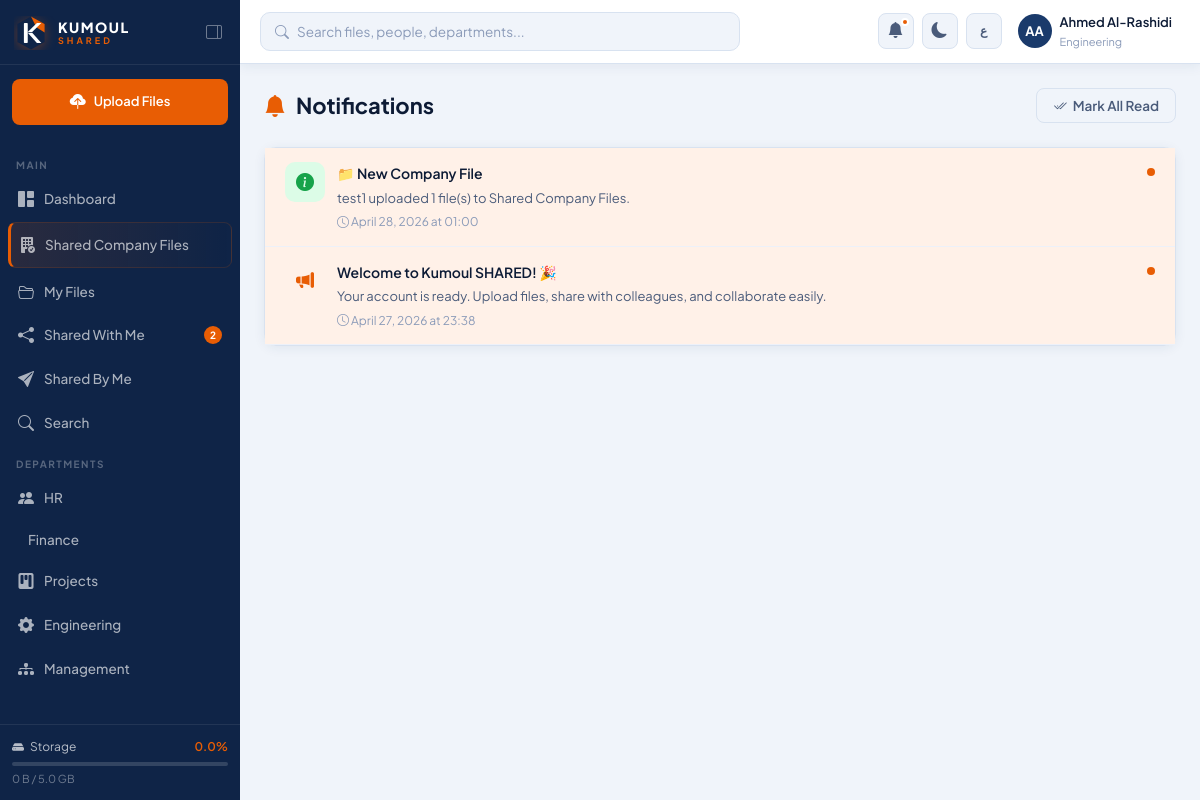
The app's page /notifications (signed in) with its own data.
### app/models.py (models this page shows, shortened)
class User(UserMixin, db.Model):
    __tablename__ = 'users'
    id = db.Column(db.Integer, primary_key=True)
    username = db.Column(db.String(80), unique=True, nullable=False)
    email = db.Column(db.String(120), unique=True, nullable=False)
    full_name = db.Column(db.String(150), nullable=False)
    full_name_ar = db.Column(db.String(150))
    department = db.Column(db.String(100), nullable=False, default='General')
    role = db.Column(db.String(20), nullable=False, default='employee')
    password_hash = db.Column(db.String(256), nullable=False)
    is_active = db.Column(db.Boolean, default=True)
    avatar_color = db.Column(db.String(20), default='#1a3a6b')
    storage_used = db.Column(db.BigInteger, default=0)
    storage_limit = db.Column(db.BigInteger, default=5 * 1024 * 1024 * 1024)
    created_at = db.Column(db.DateTime, default=datetime.utcnow)
    last_login = db.Column(db.DateTime)
    theme = db.Column(db.String(10), default='light')
    language = db.Column(db.String(5), default='en')
    files = db.relationship('File', backref='owner', lazy='dynamic', foreign_keys='File.owner_id')
    folders = db.relationship('Folder', backref='owner', lazy='dynamic', foreign_keys='Folder.owner_id')
    notifications = db.relationship('Notification', backref='user', lazy='dynamic')
    sent_shares = db.relationship('FileShare', backref='sender', lazy='dynamic', foreign_keys='FileShare.sender_id')
    received_shares = db.relationship('FileShare', backref='recipient', lazy='dynamic', foreign_keys='FileShare.recipient_id')
    def get_initials(self):
        parts = self.full_name.split()
        if len(parts) >= 2:
            return parts[0][0].upper() + parts[-1][0].upper()
        return self.full_name[:2].upper()
    def storage_percent(self):
        if self.storage_limit == 0:
            return 0
        return min(100, round((self.storage_used / self.storage_limit) * 100, 1))

class Notification(db.Model):
    __tablename__ = 'notifications'
    id = db.Column(db.Integer, primary_key=True)
    user_id = db.Column(db.Integer, db.ForeignKey('users.id'), nullable=False)
    title = db.Column(db.String(200), nullable=False)
    message = db.Column(db.String(500))
    type = db.Column(db.String(50), default='info')
    link = db.Column(db.String(300))
    is_read = db.Column(db.Boolean, default=False)
    created_at = db.Column(db.DateTime, default=datetime.utcnow)
    related_file_id = db.Column(db.Integer, db.ForeignKey('files.id'), nullable=True)

### app/routes/search.py (the view)
@notifications_bp.route('/notifications')
@login_required
def list_notifications():
    notifs = Notification.query.filter_by(user_id=current_user.id)\
        .order_by(Notification.created_at.desc()).limit(50).all()
    Notification.query.filter_by(user_id=current_user.id, is_read=False).update({'is_read': True})
    db.session.commit()
    return render_template('dashboard/notifications.html', notifications=notifs)

### app/__init__.py (called while the page is built)
def _fmt_bytes(size):
    if not size:
        return '0 B'
    for unit in ['B', 'KB', 'MB', 'GB', 'TB']:
        if size < 1024:
            return f"{size:.1f} {unit}"
        size /= 1024
    return f"{size:.1f} TB"

### app/models.py (called while the page is built)
@login_manager.user_loader
def load_user(user_id):
    return User.query.get(int(user_id))

### app/templates/dashboard/notifications.html (shortened to what this page needs)
{% extends 'base.html' %}
{% block content %}
<div class="page-header">
  <div class="page-title"><i class="bi bi-bell-fill"></i> Notifications</div>
  <form method="POST" action="{{ url_for('notifications.mark_all_read') }}">
    <button type="submit" class="btn btn-outline"><i class="bi bi-check2-all"></i> Mark All Read</button>
  </form>
</div>
<div class="card">
  {% if notifications %}
    {% for notif in notifications %}
    <div class="notif-item {% if not notif.is_read %}unread{% endif %}"
         style="display:flex;gap:12px;padding:14px 20px;border-bottom:1px solid var(--border-light);text-decoration:none;color:var(--text)"
         {% if notif.link %}onclick="window.location='{{ notif.link }}'"{% endif %}
         style="cursor:{% if notif.link %}pointer{% else %}default{% endif %}">
      <div class="notif-icon {{ notif.type }}" style="width:40px;height:40px;border-radius:10px;display:flex;align-items:center;justify-content:center;font-size:18px;flex-shrink:0">
        <i class="bi bi-{{ 'share-fill' if notif.type == 'share' else 'megaphone-fill' if notif.type == 'announcement' else 'info-circle-fill' }}"></i>
      </div>
      <div style="flex:1;min-width:0">
        <div style="font-weight:600;font-size:14px;margin-bottom:3px">{{ notif.title }}</div>
        {% if notif.message %}<div style="font-size:13px;color:var(--text-2)">{{ notif.message }}</div>{% endif %}
        <div style="font-size:12px;color:var(--text-3);margin-top:4px">
          <i class="bi bi-clock"></i> {{ notif.created_at.strftime('%B %d, %Y at %H:%M') }}
        </div>
      </div>
      {% if not notif.is_read %}
      <div style="width:8px;height:8px;background:var(--orange);border-radius:50%;flex-shrink:0;margin-top:6px"></div>
      {% endif %}
    </div>
    {% endfor %}
  {% else %}
  <div class="empty-state">
    <i class="bi bi-bell-slash"></i>
    <h3>No notifications</h3>
    <p>You're all caught up!</p>
  </div>
  {% endif %}
</div>
{% endblock %}

### app/templates/base.html (shortened to what this page needs)
<!DOCTYPE html>
<html lang="{{ current_user.language if current_user.is_authenticated else 'en' }}"
      dir="{{ 'rtl' if (current_user.is_authenticated and current_user.language == 'ar') else 'ltr' }}"
      data-theme="{{ current_user.theme if current_user.is_authenticated else 'light' }}">
<head>
  <link href="https://cdn.jsdelivr.net/npm/bootstrap-icons@1.11.3/font/bootstrap-icons.css" rel="stylesheet">
  <link rel="stylesheet" href="{{ url_for('static', filename='css/main.css') }}">
</head>
<body>
{% if current_user.is_authenticated %}
<div class="sidebar" id="sidebar">
  <div class="sidebar-brand">
    <a href="{{ url_for('dashboard.home') }}" class="brand-logo-link">
      <div class="brand-logo-full">
        <div class="brand-text">
          <span class="brand-name">KUMOUL</span>
          <span class="brand-sub">SHARED</span>
        </div>
      </div>
    </a>
    <button class="sidebar-toggle-btn" id="sidebarToggle" title="Toggle sidebar">
      <i class="bi bi-layout-sidebar-reverse"></i>
    </button>
  </div>
  <div class="sidebar-quick-upload">
    <a href="{{ url_for('files.upload') }}" class="btn-quick-upload">
      <i class="bi bi-cloud-upload-fill"></i>
      <span>Upload Files</span>
    </a>
  </div>
  <nav class="sidebar-nav">
    <div class="nav-section-label">Main</div>
    <a href="{{ url_for('dashboard.home') }}"
       class="nav-link {% if request.endpoint == 'dashboard.home' %}active{% endif %}">
      <i class="bi bi-grid-1x2-fill"></i><span>Dashboard</span>
    </a>
    <a href="{{ url_for('company.index') }}"
       class="nav-link nav-link-company {% if 'company.' in (request.endpoint or '') %}active{% endif %}">
      <i class="bi bi-building-fill-check"></i>
      <span>Shared Company Files</span>
    </a>
    <a href="{{ url_for('files.list_files') }}"
       class="nav-link {% if request.endpoint in ['files.list_files','files.upload','files.view_file'] %}active{% endif %}">
      <i class="bi bi-folder2-open"></i><span>My Files</span>
    </a>
    <a href="{{ url_for('sharing.shared_with_me') }}"
       class="nav-link {% if request.endpoint == 'sharing.shared_with_me' %}active{% endif %}">
      <i class="bi bi-share-fill"></i>
      <span>Shared With Me</span>
      {% if unread_notifications > 0 %}
      <span class="nav-badge">{{ unread_notifications }}</span>
      {% endif %}
    </a>
    <a href="{{ url_for('sharing.shared_by_me') }}"
       class="nav-link {% if request.endpoint == 'sharing.shared_by_me' %}active{% endif %}">
      <i class="bi bi-send-fill"></i><span>Shared By Me</span>
    </a>
    <a href="{{ url_for('search.search') }}"
       class="nav-link {% if request.endpoint == 'search.search' %}active{% endif %}">
      <i class="bi bi-search"></i><span>Search</span>
    </a>
    <div class="nav-section-label">Departments</div>
    {% set dept_icons = {'HR':'people','Finance':'cash-stack','Projects':'kanban','Engineering':'gear','Management':'diagram-3'} %}
    {% for dept in ['HR','Finance','Projects','Engineering','Management'] %}
    <a href="{{ url_for('files.list_files', dept=dept) }}"
       class="nav-link {% if request.args.get('dept') == dept %}active{% endif %}">
      <i class="bi bi-{{ dept_icons[dept] }}-fill"></i>
      <span>{{ dept }}</span>
    </a>
    {% endfor %}
  </nav>
  <div class="sidebar-footer">
    <div class="storage-widget">
      <div class="storage-header">
        <i class="bi bi-hdd-fill"></i>
        <span>Storage</span>
        <span class="storage-percent">{{ current_user.storage_percent() }}%</span>
      </div>
      <div class="storage-bar">
      </div>
      <div class="storage-detail">
        {{ format_bytes(current_user.storage_used) }} / {{ format_bytes(current_user.storage_limit) }}
      </div>
    </div>
  </div>
</div>
<div class="main-wrapper" id="mainWrapper">
  <header class="topbar">
    <div class="topbar-left">
      <form action="{{ url_for('search.search') }}" method="GET" class="topbar-search">
        <i class="bi bi-search search-icon"></i>
        <input type="text" name="q"
               placeholder="Search files, people, departments..."
               value="{{ request.args.get('q', '') }}" autocomplete="off">
      </form>
    </div>
    <div class="topbar-right">
      <div class="topbar-notif" id="notifBtn">
        <button class="icon-btn" title="Notifications">
          <i class="bi bi-bell-fill"></i>
          <span class="notif-dot" id="notifDot"
                {% if unread_notifications == 0 %}style="display:none"{% endif %}></span>
        </button>
      </div>
      <button class="icon-btn theme-toggle" id="themeToggle" title="Toggle dark/light mode">
        <i class="bi bi-{{ 'sun-fill' if current_user.theme == 'dark' else 'moon-fill' }}"></i>
      </button>
      <button class="icon-btn lang-toggle" id="langToggle" title="Toggle language">
        <span>{{ 'EN' if current_user.language == 'ar' else 'ع' }}</span>
      </button>
      <div class="topbar-user" id="userMenuBtn">
        <div class="user-avatar" style="background:{{ current_user.avatar_color }}">
          {{ current_user.get_initials() }}
        </div>
        <div class="user-info">
          <span class="user-name">{{ current_user.full_name }}</span>
          <span class="user-dept">{{ current_user.department }}</span>
        </div>
      </div>
    </div>
  </header>
  <main class="page-content">
    {% block content %}{% endblock %}
  </main>
</div>
{% else %}
  {% block auth_content %}{% endblock %}
{% endif %}
</body>
</html>

### records on screen
User: is_active True (drawn), storage_percent "0.0", storage_used "0 B", storage_limit "5.0 GB", language "ع", get_initials "AA", full_name "Ahmed Al-Rashidi", department "Engineering"
Notification: title "📁 New Company File", message "test1 uploaded 1 file(s) to Shared Company Files.", created_at "April 28, 2026 at 01:00", is_read False (drawn)
Notification: title "Welcome to Kumoul SHARED! 🎉", message "Your account is ready. Upload files, share with colleagues, and collaborate easily.", created_at "April 27, 2026 at 23:38", is_read False (drawn)

### other values on screen
{{ unread_notifications }} "2"
{{ dept }} "HR" "Finance" "Projects" "Engineering" "Management"
